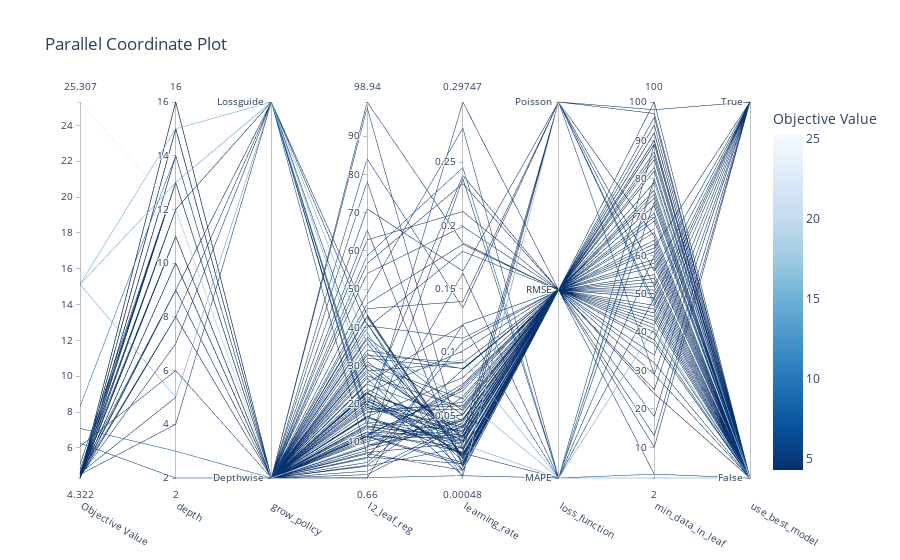

This figure's notebook cell:
### Code cell
# 파라미터들관의 관계
optuna.visualization.plot_parallel_coordinate(CBR_study)
